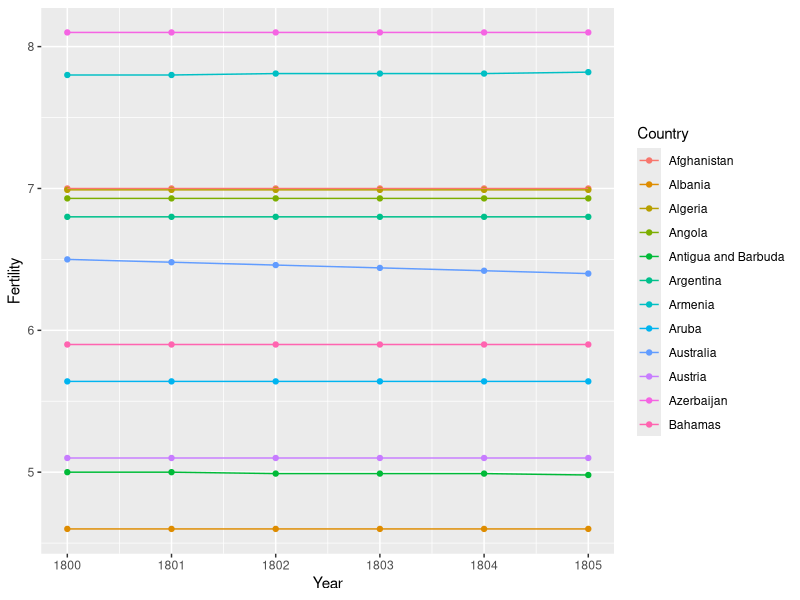
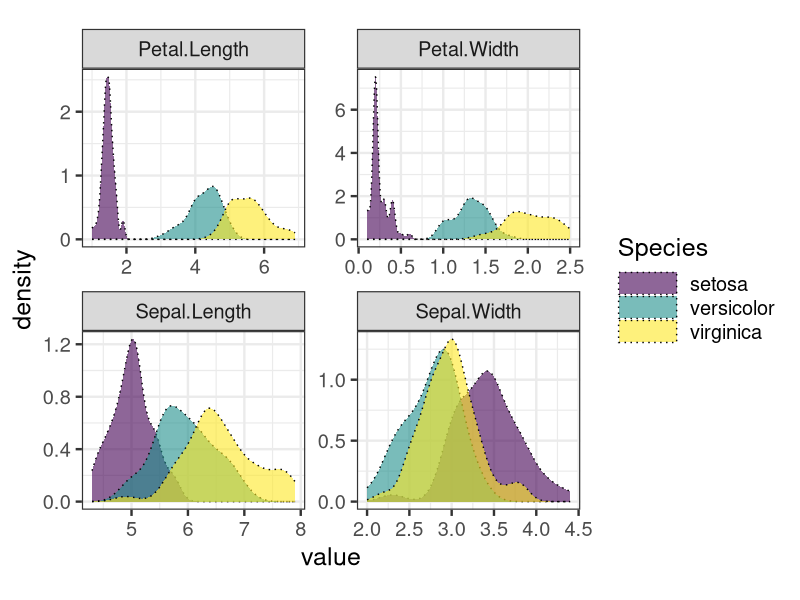

Here is the R script that generated these plots, in order:
library(tidyverse)

#
# fertilityplots
# 

fertilityData <- structure(list(Country = structure(c(2L, 5L, 6L, 
                                                      9L, 11L, 12L, 13L, 14L, 15L, 16L, 17L, 18L), .Label = c("Abkhazia", 
                                                                                                              "Afghanistan", "Akrotiri and Dhekelia", "Åland", "Albania", 
                                                                                                              "Algeria", "American Samoa", "Andorra", "Angola", "Anguilla", 
                                                                                                              "Antigua and Barbuda", "Argentina", "Armenia", "Aruba", "Australia", 
                                                                                                              "Austria", "Azerbaijan", "Bahamas", "Bahrain", "Bangladesh", 
                                                                                                              "Barbados", "Belarus", "Belgium", "Belize", "Benin", "Bermuda", 
                                                                                                              "Bhutan", "Bolivia", "Bosnia and Herzegovina", "Botswana", "Brazil", 
                                                                                                              "British Virgin Islands", "Brunei", "Bulgaria", "Burkina Faso", 
                                                                                                              "Burundi", "Cambodia", "Cameroon", "Canada", "Cape Verde", "Cayman Islands", 
                                                                                                              "Central African Republic", "Chad", "Channel Islands", "Chile", 
                                                                                                              "China", "Christmas Island", "Cocos Island", "Colombia", "Comoros", 
                                                                                                              "Congo, Dem. Rep.", "Congo, Rep.", "Cook Is", "Costa Rica", "Cote d'Ivoire", 
                                                                                                              "Croatia", "Cuba", "Cyprus", "Czech Republic", "Czechoslovakia", 
                                                                                                              "Denmark", "Djibouti", "Dominica", "Dominican Republic", "East Germany", 
                                                                                                              "Ecuador", "Egypt", "El Salvador", "Equatorial Guinea", "Eritrea", 
                                                                                                              "Eritrea and Ethiopia", "Estonia", "Ethiopia", "Faeroe Islands", 
                                                                                                              "Falkland Is (Malvinas)", "Fiji", "Finland", "France", "French Guiana", 
                                                                                                              "French Polynesia", "Gabon", "Gambia", "Georgia", "Germany", 
                                                                                                              "Ghana", "Gibraltar", "Greece", "Greenland", "Grenada", "Guadeloupe", 
                                                                                                              "Guam", "Guatemala", "Guernsey", "Guinea", "Guinea-Bissau", "Guyana", 
                                                                                                              "Haiti", "Holy See", "Honduras", "Hong Kong, China", "Hungary", 
                                                                                                              "Iceland", "India", "Indonesia", "Iran", "Iraq", "Ireland", "Isle of Man", 
                                                                                                              "Israel", "Italy", "Jamaica", "Japan", "Jersey", "Jordan", "Kazakhstan", 
                                                                                                              "Kenya", "Kiribati", "Kosovo", "Kuwait", "Kyrgyz Republic", "Lao", 
                                                                                                              "Latvia", "Lebanon", "Lesotho", "Liberia", "Libya", "Liechtenstein", 
                                                                                                              "Lithuania", "Luxembourg", "Macao, China", "Macedonia, FYR", 
                                                                                                              "Madagascar", "Malawi", "Malaysia", "Maldives", "Mali", "Malta", 
                                                                                                              "Marshall Islands", "Martinique", "Mauritania", "Mauritius", 
                                                                                                              "Mayotte", "Mexico", "Micronesia, Fed. Sts.", "Moldova", "Monaco", 
                                                                                                              "Mongolia", "Montenegro", "Montserrat", "Morocco", "Mozambique", 
                                                                                                              "Myanmar", "Namibia", "Nauru", "Nepal", "Netherlands", "Netherlands Antilles", 
                                                                                                              "New Caledonia", "New Zealand", "Ngorno-Karabakh", "Nicaragua", 
                                                                                                              "Niger", "Nigeria", "Niue", "Norfolk Island", "North Korea", 
                                                                                                              "North Yemen (former)", "Northern Cyprus", "Northern Mariana Islands", 
                                                                                                              "Norway", "Oman", "Pakistan", "Palau", "Panama", "Papua New Guinea", 
                                                                                                              "Paraguay", "Peru", "Philippines", "Pitcairn", "Poland", "Portugal", 
                                                                                                              "Puerto Rico", "Qatar", "Reunion", "Romania", "Russia", "Rwanda", 
                                                                                                              "Samoa", "San Marino", "Sao Tome and Principe", "Saudi Arabia", 
                                                                                                              "Senegal", "Serbia", "Serbia and Montenegro", "Serbia excluding Kosovo", 
                                                                                                              "Seychelles", "Sierra Leone", "Singapore", "Slovak Republic", 
                                                                                                              "Slovenia", "Solomon Islands", "Somalia", "Somaliland", "South Africa", 
                                                                                                              "South Korea", "South Ossetia", "South Yemen (former)", "Spain", 
                                                                                                              "Sri Lanka", "St. Barthélemy", "St. Helena", "St. Kitts and Nevis", 
                                                                                                              "St. Lucia", "St. Martin", "St. Vincent and the Grenadines", 
                                                                                                              "St.-Pierre-et-Miquelon", "Sudan", "Suriname", "Svalbard", "Swaziland", 
                                                                                                              "Sweden", "Switzerland", "Syria", "Taiwan", "Tajikistan", "Tanzania", 
                                                                                                              "Thailand", "Timor-Leste", "Togo", "Tokelau", "Tonga", "Transnistria", 
                                                                                                              "Trinidad and Tobago", "Tunisia", "Turkey", "Turkmenistan", "Turks and Caicos Islands", 
                                                                                                              "Tuvalu", "Uganda", "Ukraine", "United Arab Emirates", "United Kingdom", 
                                                                                                              "United Korea (former)\n", "United States", "Uruguay", "USSR", 
                                                                                                              "Uzbekistan", "Vanuatu", "Venezuela", "Vietnam", "Virgin Islands (U.S.)", 
                                                                                                              "Wallis et Futuna", "West Bank and Gaza", "West Germany", "Western Sahara", 
                                                                                                              "Yemen", "Yugoslavia", "Zambia", "Zimbabwe"), class = "factor"), 
                                `1800` = c(7, 4.6, 6.99, 6.93, 5, 6.8, 7.8, 5.64, 6.5, 5.1, 
                                           8.1, 5.9), `1801` = c(7, 4.6, 6.99, 6.93, 5, 6.8, 7.8, 5.64, 
                                                                 6.48, 5.1, 8.1, 5.9), `1802` = c(7, 4.6, 6.99, 6.93, 4.99, 
                                                                                                  6.8, 7.81, 5.64, 6.46, 5.1, 8.1, 5.9), `1803` = c(7, 4.6, 
                                                                                                                                                    6.99, 6.93, 4.99, 6.8, 7.81, 5.64, 6.44, 5.1, 8.1, 5.9), 
                                `1804` = c(7, 4.6, 6.99, 6.93, 4.99, 6.8, 7.81, 5.64, 6.42, 
                                           5.1, 8.1, 5.9), `1805` = c(7, 4.6, 6.99, 6.93, 4.98, 6.8, 
                                                                      7.82, 5.64, 6.4, 5.1, 8.1, 5.9)), .Names = c("Country", 
                                                                                                                   "1800", "1801", "1802", "1803", "1804", "1805"), row.names = c(NA, 
                                                                                                                                                                                  -12L), class = c("tbl_df", "tbl", "data.frame"))

(fertilityTidy <- fertilityData %>%
    tidyr::pivot_longer(cols = -Country, names_to = "Year",
                        values_to = "Fertility") %>%
    mutate(Year = as.integer(Year)))

ggplot(fertilityTidy, aes(Year, Fertility, color = Country)) + 
  geom_point() +
  geom_line()

#
#

head(iris)
library(ggplot2)
library(viridis)
theme_set(theme_bw(18))

iris |> # Data set
  pivot_longer(cols = -Species) |> # Pivot to long
  ggplot() + # base plot
  geom_density(aes(value, fill = Species), alpha = 0.6, linetype=3)+ # Density base plot
  facet_wrap( ~name, nrow=2, scales="free")+ # Facet wrapping with free scales
  theme(aspect.ratio = 0.8, legend.key.width = unit(3, "line"))+ # Setting plot ratio
  scale_fill_viridis(discrete = T) # Auto scales colors for color blind friendliness




